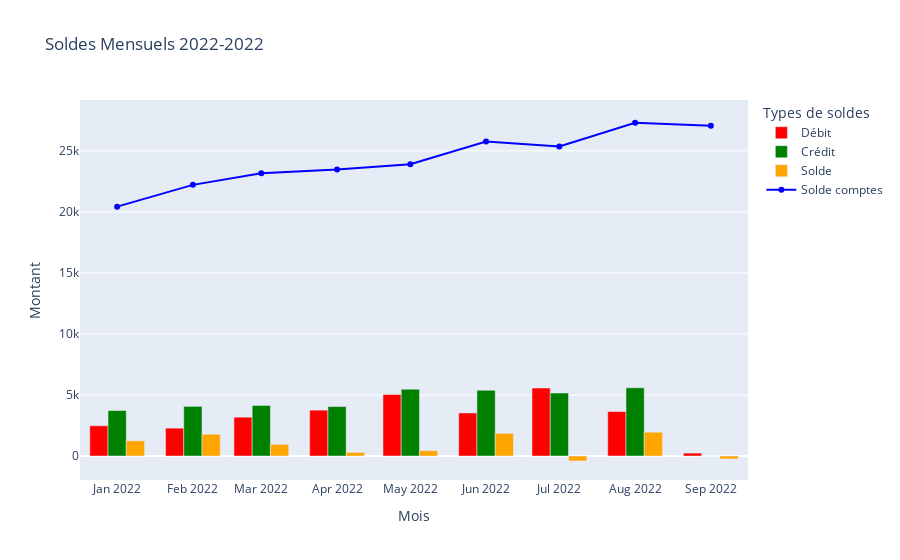

This figure's notebook cell:
### Markdown cell above
## Soldes

### Code cell
display(pick_year)
trace_solde()

### Figure 1 — Plotly figure (JSON) as saved in the notebook; plotly's stock layout.template omitted (floating-point values rounded to 4 significant figures)
{"data": [{"marker": {"color": "red"}, "name": "Débit", "type": "bar", "x": ["2022-01-01T00:00:00", "2022-02-01T00:00:00", "2022-03-01T00:00:00", "2022-04-01T00:00:00", "2022-05-01T00:00:00", "2022-06-01T00:00:00", "2022-07-01T00:00:00", "2022-08-01T00:00:00", "2022-09-01T00:00:00"], "y": [2481.0, 2281.0, 3181.0, 3757.0, 5040.0, 3528.0, 5569.0, 3642.0, 239.7]}, {"marker": {"color": "green"}, "name": "Crédit", "type": "bar", "x": ["2022-01-01T00:00:00", "2022-02-01T00:00:00", "2022-03-01T00:00:00", "2022-04-01T00:00:00", "2022-05-01T00:00:00", "2022-06-01T00:00:00", "2022-07-01T00:00:00", "2022-08-01T00:00:00", "2022-09-01T00:00:00"], "y": [3725.0, 4066.0, 4139.0, 4053.0, 5475.0, 5385.0, 5161.0, 5593.0, 0]}, {"marker": {"color": "orange"}, "name": "Solde", "type": "bar", "x": ["2022-01-01T00:00:00", "2022-02-01T00:00:00", "2022-03-01T00:00:00", "2022-04-01T00:00:00", "2022-05-01T00:00:00", "2022-06-01T00:00:00", "2022-07-01T00:00:00", "2022-08-01T00:00:00", "2022-09-01T00:00:00"], "y": [1244.0, 1785.0, 958.3, 295.8, 435.0, 1856.0, -407.9, 1951.0, -239.7]}, {"marker": {"color": "blue"}, "name": "Solde comptes", "type": "scatter", "x": ["2022-01-01T00:00:00", "2022-02-01T00:00:00", "2022-03-01T00:00:00", "2022-04-01T00:00:00", "2022-05-01T00:00:00", "2022-06-01T00:00:00", "2022-07-01T00:00:00", "2022-08-01T00:00:00", "2022-09-01T00:00:00"], "y": [20430.0, 22210.0, 23170.0, 23470.0, 23900.0, 25760.0, 25350.0, 27300.0, 27060.0]}], "layout": {"barmode": "group", "legend": {"title": {"text": "Types de soldes"}}, "title": {"text": "Soldes Mensuels 2022-2022"}, "xaxis": {"title": {"text": "Mois"}}, "yaxis": {"title": {"text": "Montant"}}}}
